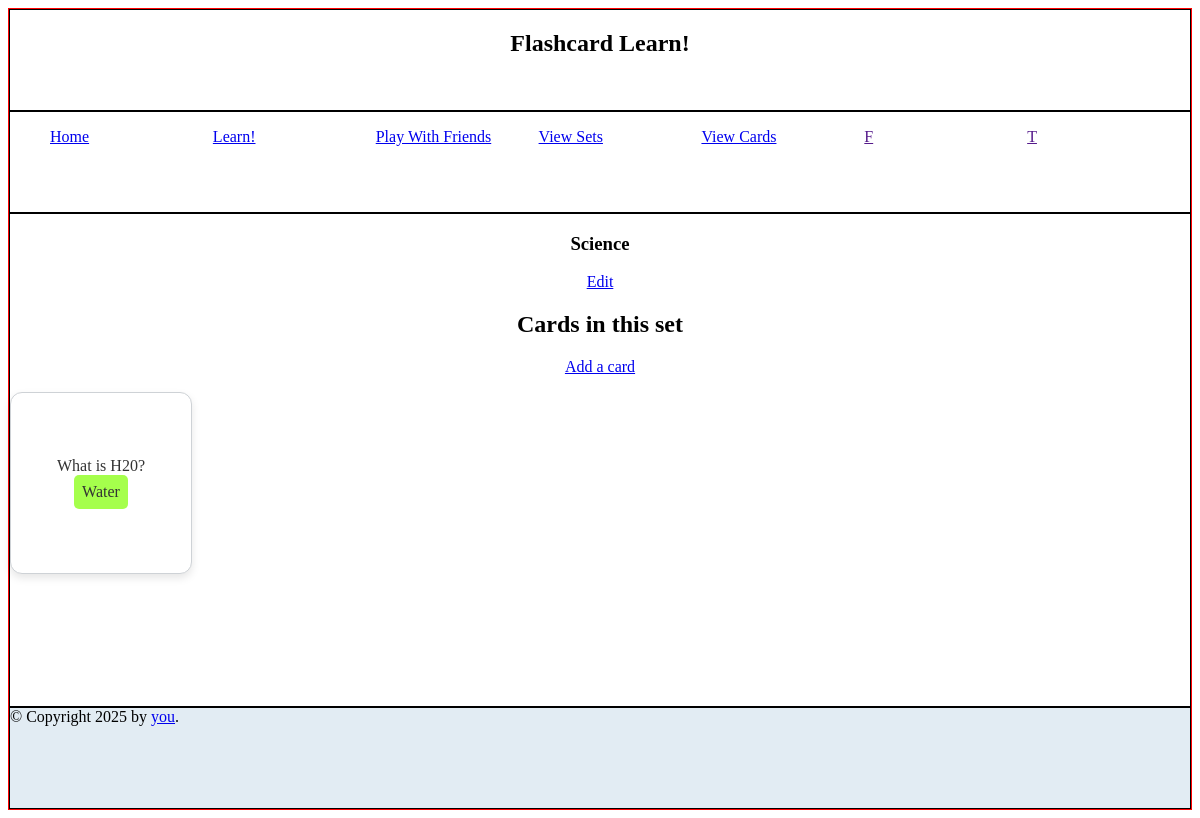
Page /sets/3 on the committed database.
### db/models.py (models this page shows)
class Set(SQLModel, table=True):
    id: int | None = Field(default=None, primary_key=True)
    name: str
    cards: list["Card"] = Relationship(back_populates="set")

class Card(SQLModel, table=True):
    id: int | None = Field(default=None, primary_key=True)
    front: str
    back: str
    set_id: int | None = Field(default=None, foreign_key="set.id")
    set: Set | None = Relationship(back_populates="cards")

### routers/sets.py (the view)
@router.get("/{id}")
def get_set(request: Request, session:SessionDep, id:int,action:str="view"):
    set = session.exec(select(Set).where(Set.id == id)).first()
    if set is not None:
        cards = set.cards
    if not set:
        raise HTTPException(status_code=404, detail="Set not found")
    return templates.TemplateResponse(
      request=request, name="/sets/set.html", context={"set":set, "action":action, "cards":cards}
  )

### templates/sets/set.html (shortened to what this page needs)
{% extends "/base.html" %}
{% import "/macros/card.html" as card_macro %}
{% block head %}
    {{ super() }}
{% endblock %}
{% block content %}
        <h1>{{set.name}}</h1>
        {% if action == "edit" %}
         <form action="/sets/{{set.id}}/edit" method="post">
                name: <input type="text" name="name" value="{{set.name}}"><br>
                <input type="submit" value="Submit">
            </form>
            <form action="/sets/{{set.id}}/delete" method="post">
                <button type="submit" onclick="return confirm('Are you sure you want to delete this sets (and all cards in it!)?');">
                        Delete Set
                    </button>
            </form>
        {% else %}
        <a href="/sets/{{set.id}}?action=edit">Edit</a>
        {% endif %}
        <h2>Cards in this set</h2>
        <a href="{{url_for('edit_cards')}}?set_id={{set.id}}">Add a card</a>
        <div class="card-grid">
        {% for card in cards %}
            {{ card_macro.card(card) }}
        {% endfor %}
        </div>
 {% endblock %}

### templates/macros/card.html (shortened to what this page needs)
{% macro card(card) %}
<div class="card" onclick="flipCard(this)">
    <a href="/cards/{{card.id}}?action=view">
    <div class="card-content">
        <div class="cardFront">{{card.front}}</div><div class="cardBack">{{card.back}}</div>
    </div>
    </a>
</div>
{% endmacro %}

### static/css/styles.css (style rules this page uses)
body { background-color: rgb(255, 255, 255); }
.card-grid { display: grid; width:100%; grid-template-columns: repeat(auto-fit, minmax(12rem, 1fr)); gap: 1rem; padding: 1rem; }
.card { display: inline-block; border: solid 1px rgb(206, 210, 214); max-width: 10rem; height: 10rem; padding: 10px; background-color: #ffffff; border-radius: 12px; box-shadow: 0 4px 8px rgba(0, 0, 0, 0.1); aspect-ratio: 1 / 1; display: flex; flex-direction: column; gap: 1rem; text-align: center; font-size: 1rem; color: #333; transition: transform 0.2s ease, box-shadow 0.2s ease; }
.card .card-content { position: relative; display:flex; flex-direction: column; align-items: center; justify-content: center; height: 100%; }
.card a { text-decoration:none; color:inherit; height: 100%; }
.card *:not(a) { position: relative; z-index: 2; }
.cardBack { padding: 0.5rem; background-color: rgba(127, 255, 0, 0.70); border-radius: 5px; }

### rows in the picture
Set: name "Science"
Card: front "What is H20?", back "Water"
